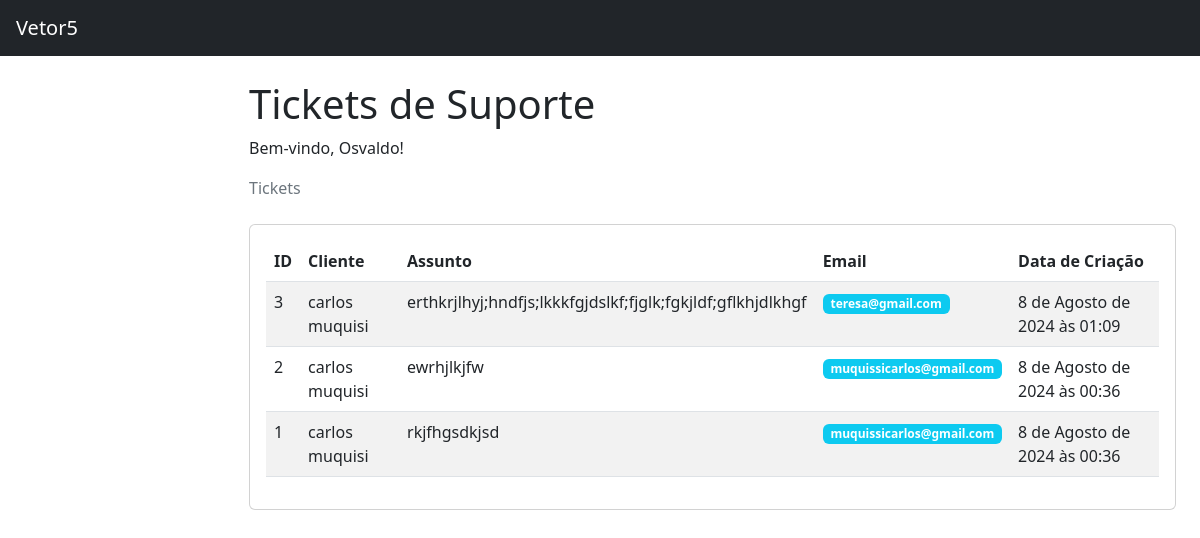
The page /vetor5/tickets_gerente/ (signed in) on the database as committed earlier.
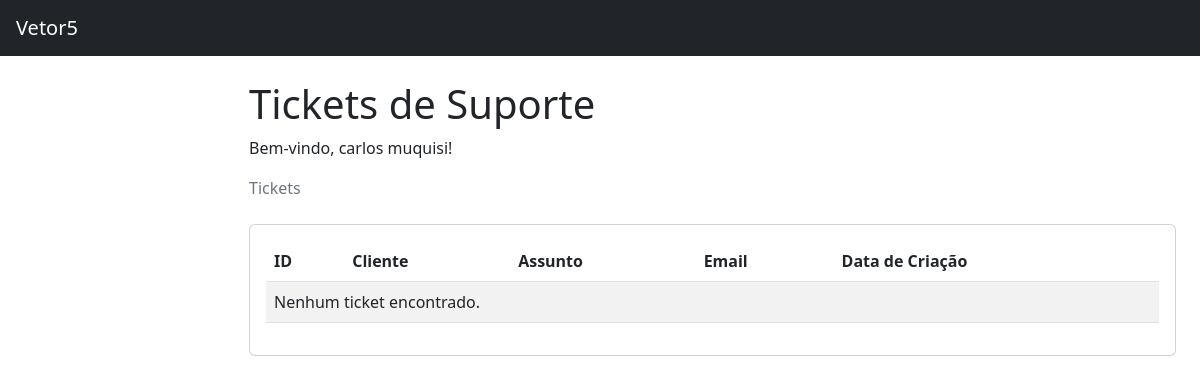
The same page on the database as committed later.
### usuarios/models.py (models this page shows, shortened)
class Gerente(models.Model):
    foto = models.ImageField(upload_to='imagem/')
    nome = models.CharField(max_length=50)
    email = models.EmailField(max_length=100)
    senha = models.CharField(max_length=40)
    class Meta:
        verbose_name_plural = "Conta do gerente"

class Ticket(models.Model):
    nome = models.CharField(max_length=100)
    email = models.EmailField()
    mensagem = models.TextField()
    data_criacao = models.DateTimeField(auto_now_add=True)

### usuarios/views.py (the view)
# urls.py: path('tickets_gerente/', views.tickets_gerente, name='tickets_gerente'),
def tickets_gerente(request):
    if 'gerente' not in request.session:
        return redirect('/vetor5/login_gerente/?status=2')  # Redireciona para a página de login se não estiver logado
    gerente_id = request.session['gerente']
    try:
        gerente = Gerente.objects.get(id=gerente_id)
    except Gerente.DoesNotExist:
        return redirect('/vetor5/login_gerente/?status=2')  # Redireciona se o gerente não existir
    tickets = Ticket.objects.all().order_by('-data_criacao')
    return render(request, 'suporte_gerente.html', {'tickets': tickets, 'gerente': gerente})

### usuarios/templates/suporte_gerente.html (shortened to what this page needs)
{% load static %}
<!DOCTYPE html>
<html lang="en">
<head>
    <link href="{% static 'css/styles.css' %}" rel="stylesheet" />
</head>
<body class="sb-nav-fixed">
    <nav class="sb-topnav navbar navbar-expand navbar-dark bg-dark">
        <a class="navbar-brand ps-3" href="{% url 'index' %}">Vetor5</a>
    </nav>
    <div id="layoutSidenav">
        <div id="layoutSidenav_content">
            <main>
                <div class="container-fluid px-4">
                    <h1 class="mt-4">Tickets de Suporte</h1>
                    <p>Bem-vindo, {{ gerente.nome }}!</p>
                    <ol class="breadcrumb mb-4">
                        <li class="breadcrumb-item active">Tickets</li>
                    </ol>
                    <div class="card mb-4">
                        <div class="card-body">
                            <table class="table table-striped">
                                <thead>
                                    <tr>
                                        <th>ID</th>
                                        <th>Cliente</th>
                                        <th>Assunto</th>
                                        <th>Email</th>
                                        <th>Data de Criação</th>
                                    </tr>
                                </thead>
                                <tbody>
                                    {% for ticket in tickets %}
                                        <tr>
                                            <td>{{ ticket.id }}</td>
                                            <td>{{ ticket.nome }}</td>
                                            <td>{{ ticket.mensagem }}</td>
                                            <td>
                                                <span class="badge bg-info">{{ ticket.email }}</span>
                                            </td>
                                            <td>{{ ticket.data_criacao }}</td>
                                        </tr>
                                    {% empty %}
                                        <tr>
                                            <td colspan="6">Nenhum ticket encontrado.</td>
                                        </tr>
                                    {% endfor %}
                                </tbody>
                            </table>
                        </div>
                    </div>
                </div>
            </main>
        </div>
    </div>
</body>
</html>

Rows that differ between the two databases and show on the page:
removed Ticket: id "3", nome "carlos muquisi", mensagem "erthkrjlhyj;hndfjs;lkkkfgjdslkf;fjglk;fgkjldf;gflkhjdlkhgf", email "teresa@gmail.com", data_criacao "8 de Agosto de 2024 às 01:09"
removed Ticket: id "2", nome "carlos muquisi", mensagem "ewrhjlkjfw", email "muquissicarlos@gmail.com", data_criacao "8 de Agosto de 2024 às 00:36"
removed Ticket: id "1", nome "carlos muquisi", mensagem "rkjfhgsdkjsd", email "muquissicarlos@gmail.com", data_criacao "8 de Agosto de 2024 às 00:36"
changed Gerente: nome "Osvaldo" → "carlos muquisi"
Other text that changed with them:
text now shown: "Nenhum ticket encontrado."
